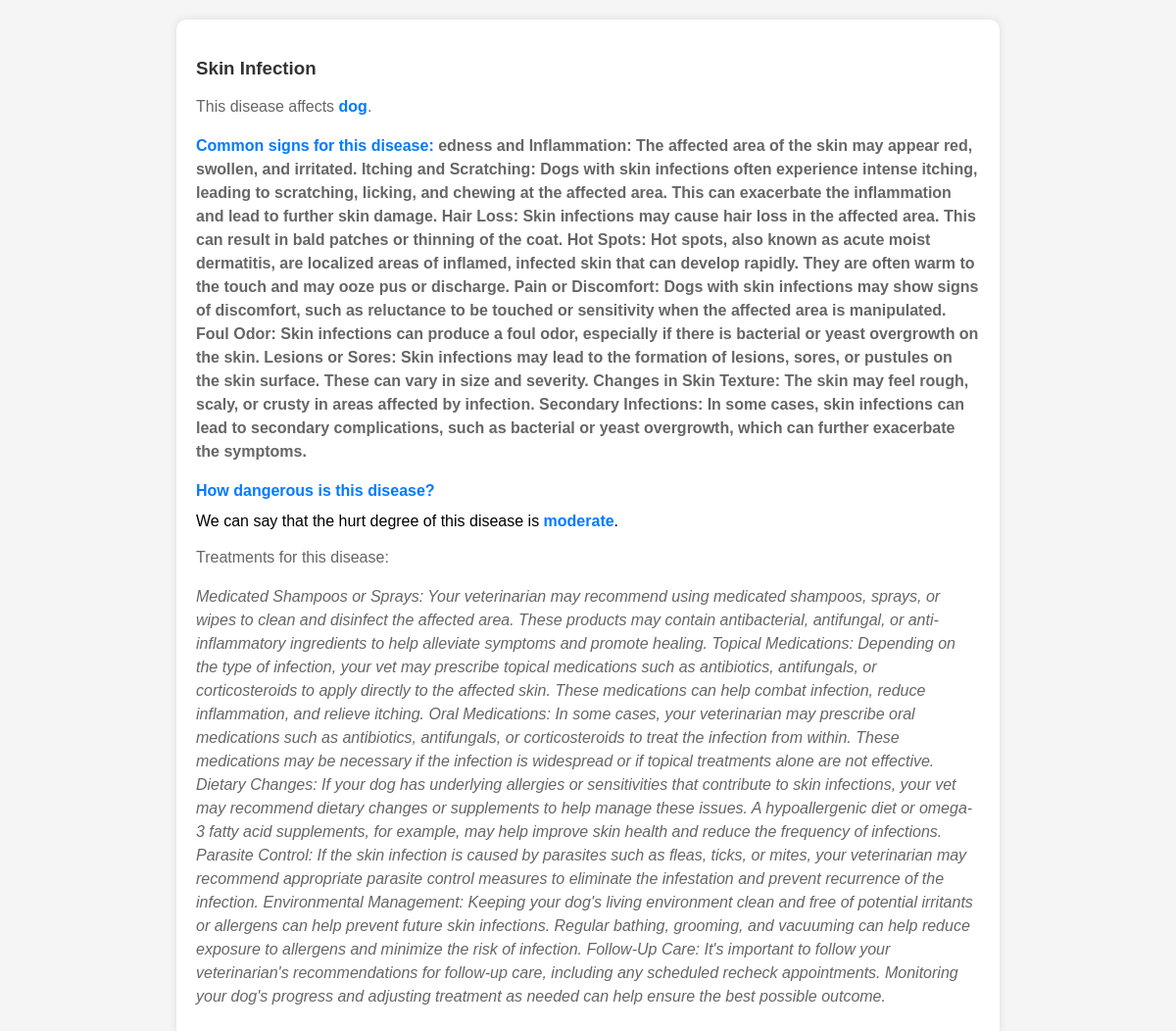
/pet_Health/4/, run on the app's committed database.
### pet_Health/models.py (models this page shows)
class Disease (models.Model) :
    disease_name = models.CharField(max_length=150)
    on_pet = (
        ('cat','Cat') ,
        ('dog','Dog') ,
    )
    animal = models.CharField(max_length=3, choices=on_pet)
    common_signs = models.TextField(default="this is the most common signs")
    disease_degree = (
        ('mild','Mild') ,
        ('moderate','Moderate') ,
        ('moderately_severe','Moderately_severe') ,
        ('severe','Severe') ,
        ('critical','Critical') ,
    )
    hurt_degree = models.CharField(max_length=50 , choices=disease_degree)
    treatment = models.TextField(default="These are the treatments we recommend")

### pet_Health/views.py (the view)
# urls.py: path('<int:disease_id>/' , views.detail , name = 'detail') ,
def detail(request , disease_id ) :
    selected_disease = Disease.objects.get(pk=disease_id)
    context = {
          'selected_disease' : selected_disease
     }
    return render (request , "pet_Health/detail.html" , context)

### pet_Health/templates/pet_Health/detail.html (shortened to what this page needs)
<!DOCTYPE html>
<html lang="en">
<head>
</head>
<body>
    <div class="container">
        <h3>{{ selected_disease.disease_name }}</h3>
        <p>This disease affects <b>{{ selected_disease.animal }}</b>.</p>
        <p class="common-signs"><b>Common signs for this disease:</b> {{ selected_disease.common_signs }}</p>
        <p>
            <b>How dangerous is this disease?</b>
            <div>We can say that the hurt degree of this disease is <b>{{ selected_disease.hurt_degree }}</b>.</div>
        </p>
        <p>Treatments for this disease:</p>
        <p class="treatment">{{ selected_disease.treatment }}</p>
    </div>
</body>
</html>

### pet_Health/templates/pet_Health/detail.html (style rules this page uses)
body { font-family: Arial, sans-serif; margin: 0; padding: 0; background-color: #f5f5f5; }
.container { max-width: 800px; margin: 20px auto; padding: 20px; background-color: #fff; border-radius: 10px; box-shadow: 0 0 10px rgba(0, 0, 0, 0.1); }
h3 { color: #333; margin-bottom: 10px; }
p { color: #666; line-height: 1.5; margin-bottom: 10px; }
b { color: #007bff; }
.treatment { font-style: italic; }
.common-signs { font-weight: bold; }

### data on the page
Disease: disease_name "Skin Infection", animal "dog", common_signs "edness and Inflammation: The affected area of the skin may appear red, swollen, and irritated. Itching and Scratching: Dogs with skin infections often experience intense itching, leading to scratching, licking, and chewing at the affected area. This can exacerbate the inflammation and lead to further skin damage. Hair Loss: Skin infections may cause hair loss in the affected area. This can result in bald patches or thinning of the coat. Hot Spots: Hot spots, also known as acute moist dermatitis, are localized areas of inflamed, infected skin that can develop rapidly. They are often warm to the touch and may ooze pus or discharge. Pain or Discomfort: Dogs with skin infections may show signs…", hurt_degree "moderate", treatment "Medicated Shampoos or Sprays: Your veterinarian may recommend using medicated shampoos, sprays, or wipes to clean and disinfect the affected area. These products may contain antibacterial, antifungal, or anti-inflammatory ingredients to help alleviate symptoms and promote healing. Topical Medications: Depending on the type of infection, your vet may prescribe topical medications such as antibiotics, antifungals, or corticosteroids to apply directly to the affected skin. These medications can help combat infection, reduce inflammation, and relieve itching. Oral Medications: In some cases, your veterinarian may prescribe oral medications such as antibiotics, antifungals, or corticosteroids to…"
